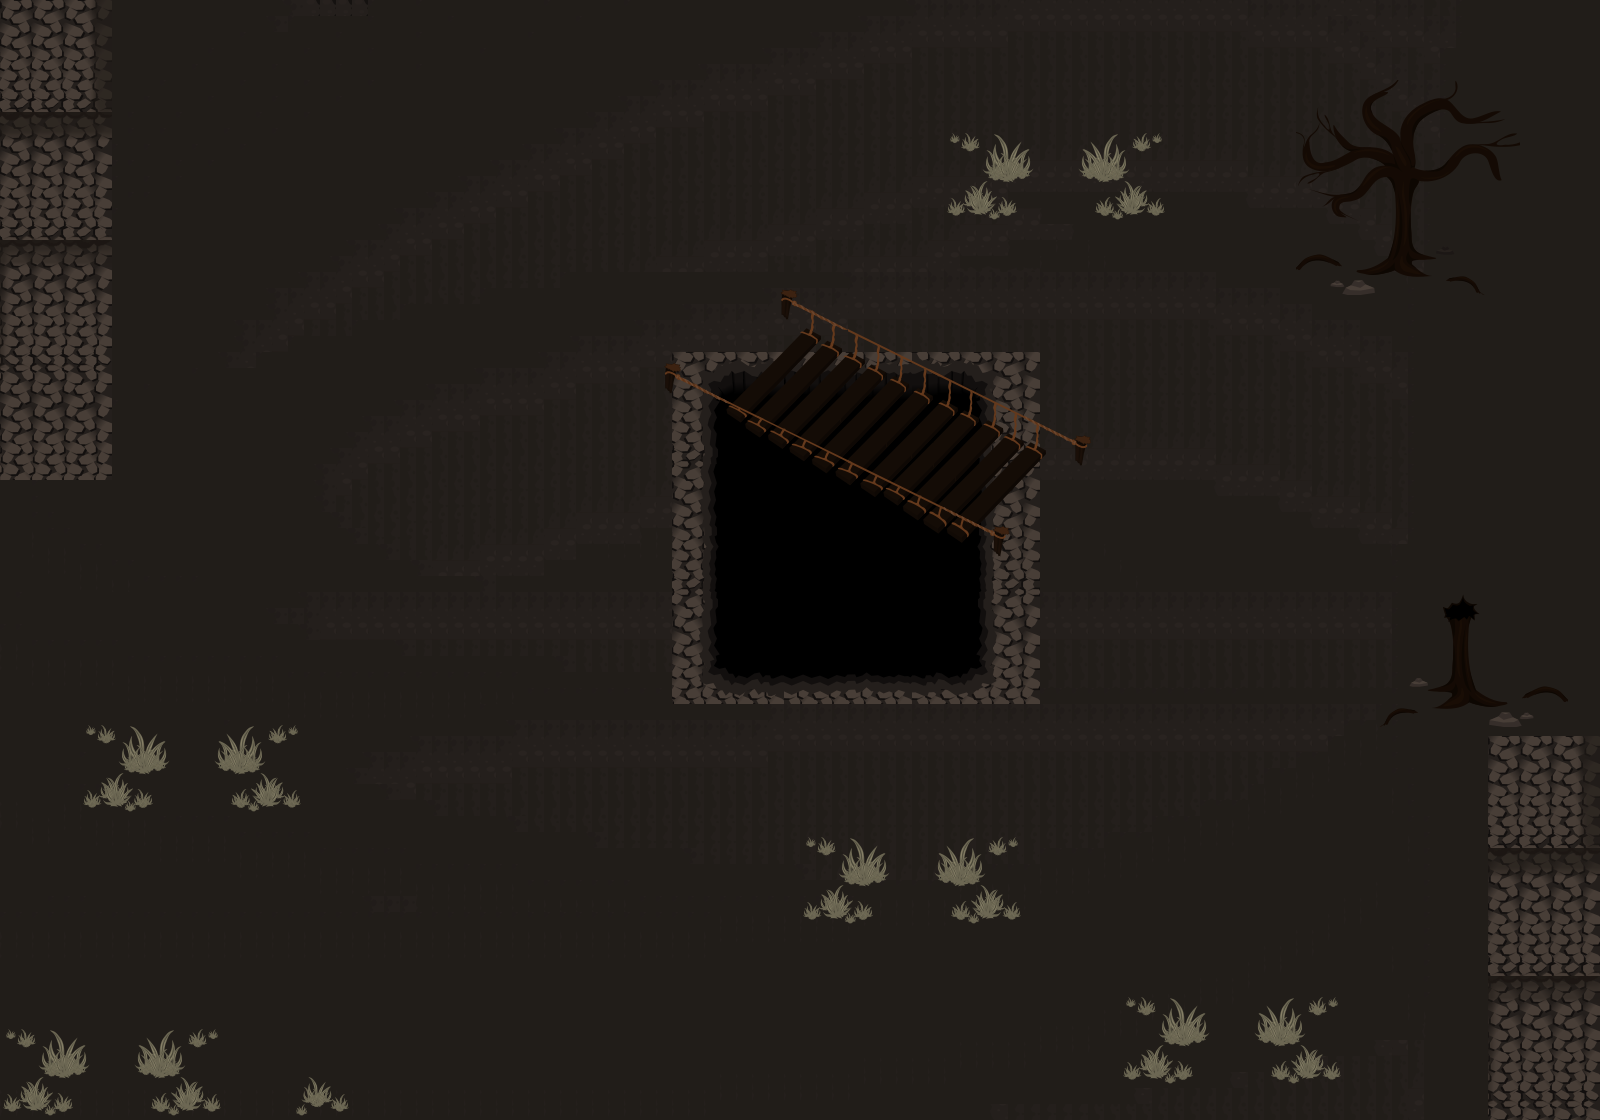

A level layout from a 2D game, rendered from its tile map. Below: a short description, then the map file with tile-grid data replaced by summaries:
An orthogonal 100x70 tile map with 16x16 px tiles, 2 tile layers (Ground, Facade) and 9 objects.

<map version="1.10" tiledversion="1.10.2" orientation="orthogonal" renderorder="right-down" width="100" height="70" tilewidth="16" tileheight="16" infinite="0" nextlayerid="4" nextobjectid="10">
 <tileset firstgid="1" source="mountain.tsx" />
 <objectgroup id="3" name="Object Layer 1">
  <object id="1" x="3.70738" y="1.85369" width="108.441" height="479.179" />
  <object id="2" x="666.402" y="420.788" width="85.2698" height="284.542" />
  <object id="3" x="758.16" y="468.984" width="116.783" height="239.126" />
  <object id="4" x="878.649" y="483.813" width="27.8054" height="227.077" />
  <object id="5" x="913.87" y="519.96" width="71.3671" height="176.101" />
  <object id="6" x="1381.93" y="584.839" width="204.833" height="152.003" />
  <object id="7" x="1486.66" y="737.769" width="108.441" height="376.299" />
  <object id="8" x="1305.93" y="85.2698" width="213.174" height="209.467" />
  <object id="9" x="5.56107" y="4.63423" width="108.441" height="479.179" />
 </objectgroup>
 <layer id="1" name="Ground" width="100" height="70">
  <data>[7000 cells, 7000 non-empty, 642 distinct tile ids]</data>
 </layer>
 <layer id="2" name="Facade" width="100" height="70">
  <data>[7000 cells, 1936 non-empty, 1376 distinct tile ids]</data>
 </layer>
</map>
